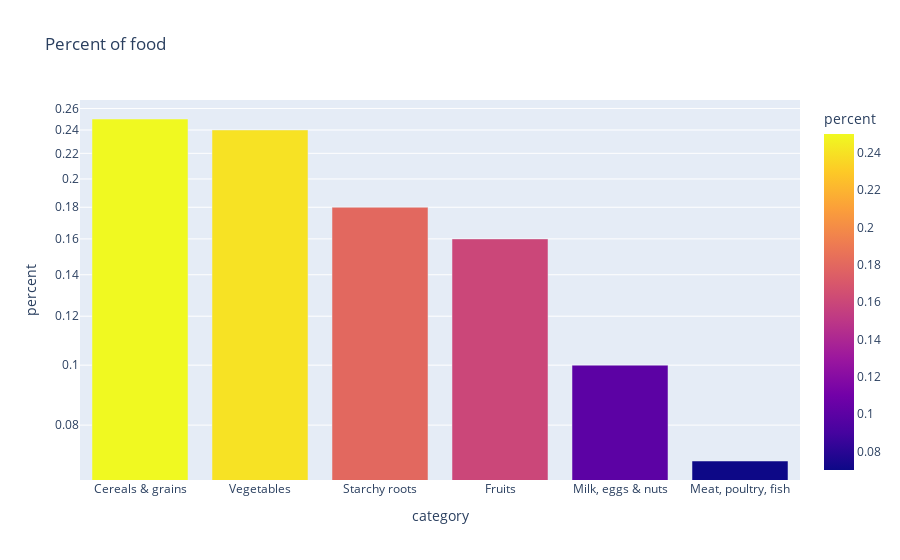

Notebook cell for this chart:
### Code cell
plt.figure(figsize=(10, 5))
fig = px.bar(most_waste_food, x='category', y='percent',
             color='percent', log_y=True, title="Percent of food")
fig.show()

### Figure 1 — Plotly figure (JSON) as saved in the notebook; plotly's stock layout.template omitted (floating-point values rounded to 4 significant figures)
{"data": [{"alignmentgroup": "True", "hovertemplate": "category=%{x}<br>percent=%{marker.color}<extra></extra>", "legendgroup": "", "marker": {"color": [0.25, 0.24, 0.18, 0.16, 0.1, 0.07], "coloraxis": "coloraxis", "pattern": {"shape": ""}}, "name": "", "offsetgroup": "", "orientation": "v", "showlegend": false, "textposition": "auto", "type": "bar", "x": ["Cereals & grains", "Vegetables", "Starchy roots", "Fruits", "Milk, eggs & nuts", "Meat, poultry, fish"], "xaxis": "x", "y": [0.25, 0.24, 0.18, 0.16, 0.1, 0.07], "yaxis": "y"}], "layout": {"barmode": "relative", "coloraxis": {"colorbar": {"title": {"text": "percent"}}, "colorscale": [[0, "#0d0887"], [0.1111, "#46039f"], [0.2222, "#7201a8"], [0.3333, "#9c179e"], [0.4444, "#bd3786"], [0.5556, "#d8576b"], [0.6667, "#ed7953"], [0.7778, "#fb9f3a"], [0.8889, "#fdca26"], [1, "#f0f921"]]}, "legend": {"tracegroupgap": 0}, "title": {"text": "Percent of food"}, "xaxis": {"anchor": "y", "domain": [0, 1], "title": {"text": "category"}}, "yaxis": {"anchor": "x", "domain": [0, 1], "title": {"text": "percent"}, "type": "log"}}}
